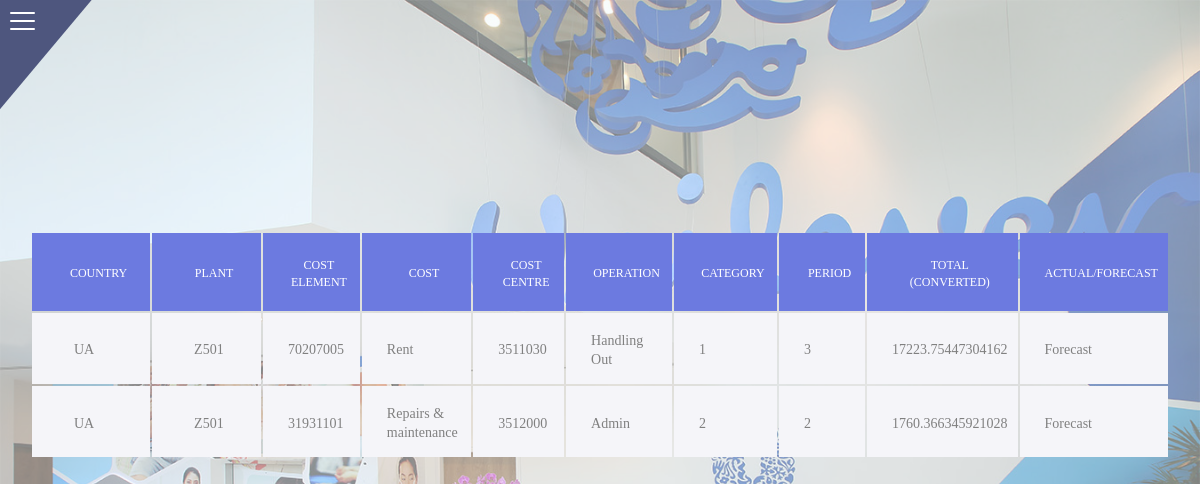
The page /warehouse/operations/ua on the database its author committed.
### warehouse/models.py (models this page shows, shortened)
class Consolidated_Data(models.Model):
    plant = models.ForeignKey(Plant, on_delete=models.CASCADE)
    cost_Type = models.ForeignKey(Cost, on_delete=models.CASCADE)
    operation_Type = models.ForeignKey(Operation, on_delete=models.CASCADE)
    period = models.IntegerField(default=1, validators=[MaxValueValidator(12), MinValueValidator(1)])
    value = models.FloatField()
    actual = models.BooleanField(default=False)

class Plant(models.Model):
    plantCode = models.CharField(max_length = 10)
    coutryCode = models.CharField(max_length = 5)
    companyCode = models.IntegerField()
    conversion = models.FloatField()

class Cost(models.Model):
    cost_element = models.IntegerField()
    name = models.CharField(max_length = 1000)
    type = models.CharField(max_length = 1000)

class Operation(models.Model):
    cost_center = models.IntegerField()
    operation_type = models.CharField(max_length = 100)
    category = models.IntegerField()

### warehouse/views.py (the view)
# urls.py: path('operations/ua', views.uaTable),
def uaTable(request):
    all_cd = Consolidated_Data.objects.filter(plant__coutryCode = "UA")
    for cd in all_cd:
        cd.value = cd.value/cd.plant.conversion
    context = {
        'all_cd' : all_cd
    }
    return render(request, 'warehouse/operations/operations.html', context)

### warehouse/templates/warehouse/operations/operations.html (shortened to what this page needs)
<!DOCTYPE html>
{% load staticfiles %}
<html >
<head>
  <link rel="stylesheet" href="{% static 'warehouse/style.css' %}">
  <link rel="stylesheet" href="{% static 'warehouse/operations.css' %}">
  <link rel="stylesheet" type="text/css" href="{% static 'warehouse/util.css' %}">
  <link rel="stylesheet" type="text/css" href="{% static 'warehouse/main.css' %}">
</head>
<body>
  <nav class="navigation-menu js-nav-menu">
  <div class="navigation-menu__toggle js-nav-menu-toggle">
    <span class="navigation-menu__bars"></span>
  </div>
</nav>
        <div class="limiter">
          <div class="container-table100">
            <div class="wrap-table100">
            <div class="table100 ver6 m-b-110">
                <table data-vertable="ver6">
                  <thead>
                    <tr class="row100 head">
                      <th class="column100 column3" data-column="column1">Country</th>
                      <th class="column100 column3" data-column="column2">Plant</th>
                      <th class="column100 column4" data-column="column3">Cost Element</th>
                      <th class="column100 column4" data-column="column2">Cost</th>
                      <th class="column100 column4" data-column="column2">Cost Centre</th>
                      <th class="column100 column4" data-column="column2">Operation</th>
                      <th class="column100 column4" data-column="column2">Category</th>
                      <th class="column100 column5" data-column="column4">Period</th>
                      <th class="column100 column6" data-column="column5">Total (Converted)</th>
                      <th class="column100 column7" data-column="column6">Actual/Forecast</th>
                    </tr>
                  </thead>
                  <tbody>
                    {% for cd in all_cd %}
                    <tr class="row100">
                      <td class="column100 column1" data-column="column1">{{ cd.plant.coutryCode }}</td>
                      <td class="column100 column1" data-column="column2">{{ cd.plant.plantCode }}</td>
                      <td class="column100 column2" data-column="column3">{{ cd.cost_Type.cost_element }}</td>
                      <td class="column100 column2" data-column="column2">{{ cd.cost_Type.name }}</td>
                      <td class="column100 column3" data-column="column3">{{ cd.operation_Type.cost_center }}</td>
                      <td class="column100 column3" data-column="column3">{{ cd.operation_Type.operation_type }}</td>
                      <td class="column100 column3" data-column="column3">{{ cd.operation_Type.category }}</td>
                      <td class="column100 column4" data-column="column4">{{ cd.period }}</td>
                      <td class="column100 column5" data-column="column5">{{ cd.value }}</td>
                      {% if cd.actual is False %}
                        <td class="column100 column5" data-column="column5">Forecast</td>
                      {% else %}
                        <td class="column100 column5" data-column="column5">Actual</td>
                      {% endif %}
                    </tr>
                    {% endfor %}
                  </tbody>
                </table>
              </div>
            </div>
          </div>
        </div>
</body>
</html>

### warehouse/static/warehouse/style.css (style rules this page uses)
* { box-sizing: border-box; }
html { font-size: 62.5%; }
.navigation-menu__bars, .navigation-menu__bars::before, .navigation-menu__bars::after { cursor: pointer; border-radius: 1px; height: 2px; width: 25px; background: #fff; position: absolute; left: 0; top: 50%; display: block; transition: all .3s; }
.navigation-menu { background-color: transparent; height: 100%; position: fixed; width: 600px; transform: translateX(-100%); transition: transform .3s .3s; }
.navigation-menu::before { background: #4E567E; content: ''; height: 400%; left: 50%; position: absolute; top: 0; transform: translate(-50%, -50%) rotate(40deg); width: 100%; z-index: 0; }
.navigation-menu__toggle { cursor: pointer; height: 30px; position: absolute; right: -40px; top: 5px; width: 30px; }
.navigation-menu__bars::before, .navigation-menu__bars::after { content: ''; }
.navigation-menu__bars::before { left: 0; top: -8px; }
.navigation-menu__bars::after { left: 0; top: 8px; }

### warehouse/static/warehouse/operations.css (style rules this page uses)
* { font-family: 'Open Sans', sans-serif; }
body { margin: 10px; padding: 0; overflow: hidden; background: url("uu.jpg");; background-repeat: no-repeat; background-size: cover; }

### warehouse/static/warehouse/main.css (style rules this page uses)
* { margin: 0px; padding: 0px; box-sizing: border-box; }
body, html { height: 100%; font-family: sans-serif; margin: 0; }
.limiter { width: 100%; margin: 0 auto; }
.container-table100 { width: auto; min-height: 100vh; background: rgba(246, 252, 252, 0.5); display: -webkit-box; display: -webkit-flex; display: -moz-box; display: -ms-flexbox; display: flex; align-items: center; justify-content: center; flex-wrap: wrap; padding: 33px 30px; }
.wrap-table100 { width: 1300px; }
table { width: 100%; background-color: rgba(#3447f2, 0.82); }
th, td { font-weight: unset; padding-right: 10px; }
.column100 { width: 130px; padding-left: 25px; }
.column100.column1 { width: 265px; padding-left: 42px; }
.row100.head th { padding-top: 24px; padding-bottom: 20px; background-color: #6c7ae0; }
.row100 td { padding-top: 18px; padding-bottom: 14px; background-color: #f5f5f9; }
.table100.ver6 tbody tr { border-bottom: 1px solid #e5e5e5; }
.table100.ver6 td { font-family: Montserrat-Regular; font-size: 14px; color: #808080; line-height: 1.4; }
.table100.ver6 th { font-family: Montserrat-Medium; font-size: 12px; color: #fff; line-height: 1.4; text-transform: uppercase; background-color: #6c7ae0; }

### rows shown on the page
Consolidated_Data: plant.coutryCode "UA", plant.plantCode "Z501", cost_Type.cost_element "70207005", cost_Type.name "Rent", operation_Type.cost_center "3511030", operation_Type.operation_type "Handling Out", operation_Type.category "1", period "3", value "17223.75447304162", actual "Forecast"
Consolidated_Data: plant.coutryCode "UA", plant.plantCode "Z501", cost_Type.cost_element "31931101", cost_Type.name "Repairs & maintenance", operation_Type.cost_center "3512000", operation_Type.operation_type "Admin", operation_Type.category "2", period "2", value "1760.366345921028", actual "Forecast"
